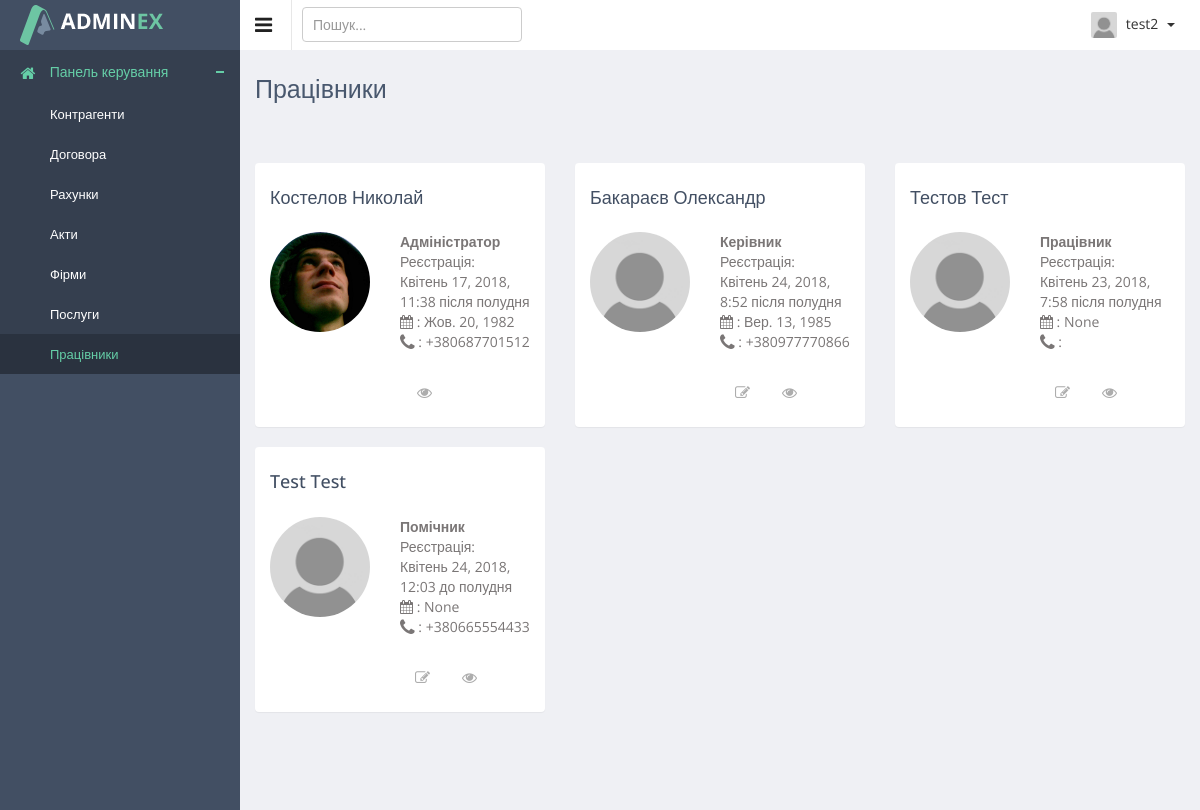
Screenshot of /crm/workers/list/ (signed in) with the database file from the repository.
### authapp/models.py (models this page shows)
class ProjectUser(AbstractUser):
    parent_name = models.CharField(verbose_name='по-батькові', max_length=20, blank=True)
    date_of_birth = models.DateField(verbose_name='дата народження', blank=True, null=True)
    phone1 = models.CharField(verbose_name='номер телефона', max_length=16, blank=True)
    phone2 = models.CharField(verbose_name='номер телефона', max_length=16, blank=True, null=True)
    avatar = models.ImageField(verbose_name='фото', upload_to='users_avatars', blank=True)
    is_dir = models.BooleanField(verbose_name='керівник', default=False)
    is_assistant = models.BooleanField(verbose_name='помічник', default=False)
    is_client = models.BooleanField(verbose_name='клієнт', default=False)
    def __str__(self):
        return self.username

### crmapp/views.py (the view)
@login_required
@user_passes_test(lambda user: user.is_assistant or user.is_superuser or user.is_dir)
def workers_list_view(request):
    title = 'Працівники'
    users_list = ProjectUser.objects.all().order_by('-is_active', 'username')
    context = {
        'title': title,
        'object_list': users_list,
    }
    return render(request, 'crmapp/workers_list.html', context)

### adminapp/templatetags/tags.py (called while the page is built)
@register.filter
def default_avatar(string):
    if not string:
        string = 'users_avatars/gravatar.png'
    new_string = f'{URL_PREFIX}{string}'
    return new_string

### crmapp/templates/crmapp/workers_list.html (shortened to what this page needs)
{% extends 'mainapp/base.html' %}
{% load staticfiles %}
{% load tags %}
{% block container %}
<div class="directory-info-row">
    <div class="row">
        {% for object in object_list %}
        <div class="col-lg-4 col-sm-6">
            <div class="panel">
                <div class="panel-body" style="{% if not object.is_active %}opacity: 0.3{% endif %}">
                    <h4>{{ object.last_name }} {{ object.first_name }}</h4>
                    <div class="media">
                        <a class="pull-left" href="{% url 'crm:worker_detail' object.pk %}">
                            <img class="thumb media-object" src="{{ object.avatar|default_avatar }}"
                                 style="max-width: 100px; max-height: 100px;" alt="">
                        </a>
                        <div class="media-body">
                            <address>
                                <strong>
                                    {% if object.is_superuser %}Адміністратор
                                    {% elif object.is_dir %}Керівник
                                    {% elif object.is_assistant %}Помічник
                                    {% else %}Працівник
                                    {% endif %}
                                </strong><br>
                                Реєстрація:<br> {{ object.date_joined }}<br>
                                <i class="fa fa-calendar" title="дата народження"></i> : {{ object.date_of_birth }}<br>
                                <i class="fa fa-phone fa-lg"></i> : {{ object.phone1 }}
                            </address>
                            <ul class="nav nav-pills p-option">
                                <li>
                                    {% if not object.is_superuser%}
                                    <a href="{% url 'crm:worker_update' object.pk %}">
                                        <i class="fa fa-edit" title="Редагувати"></i>
                                    </a>
                                    {% endif %}
                                </li>
                                <li>
                                    <a href="{% url 'crm:worker_detail' object.pk %}">
                                        <i class="fa fa-eye" title="Переглянути"></i>
                                    </a>
                                </li>
                            </ul>
                        </div>
                    </div>
                </div>
            </div>
        </div>
        {% endfor %}
    </div>
</div>
{% endblock %}

### mainapp/templates/mainapp/includes/inc_right_menu.html (shortened to what this page needs)
{% load staticfiles %}
{% load tags %}
<ul class="notification-menu">
    <li>
        <a href="#" class="btn btn-default dropdown-toggle" data-toggle="dropdown">
            <img src="{{ user.avatar|default_avatar }}" alt=""/>
            {{ user }}
            <span class="caret"></span>
        </a>
    </li>
</ul>

### rows the page displays
ProjectUser: username "test2", last_name "Test", first_name "Test", is_superuser "Помічник", date_joined "Квітень 24, 2018, 12:03 до полудня", date_of_birth "None", phone1 "+380665554433"
ProjectUser: last_name "Костелов", first_name "Николай", avatar (picture), is_superuser "Адміністратор", date_joined "Квітень 17, 2018, 11:38 після полудня", date_of_birth "Жов. 20, 1982", phone1 "+380687701512"
ProjectUser: last_name "Бакараєв", first_name "Олександр", is_superuser "Керівник", date_joined "Квітень 24, 2018, 8:52 після полудня", date_of_birth "Вер. 13, 1985", phone1 "+380977770866"
ProjectUser: last_name "Тестов", first_name "Тест", is_superuser "Працівник", date_joined "Квітень 23, 2018, 7:58 після полудня", date_of_birth "None"

### other values shown
{{ title }} "Працівники"
